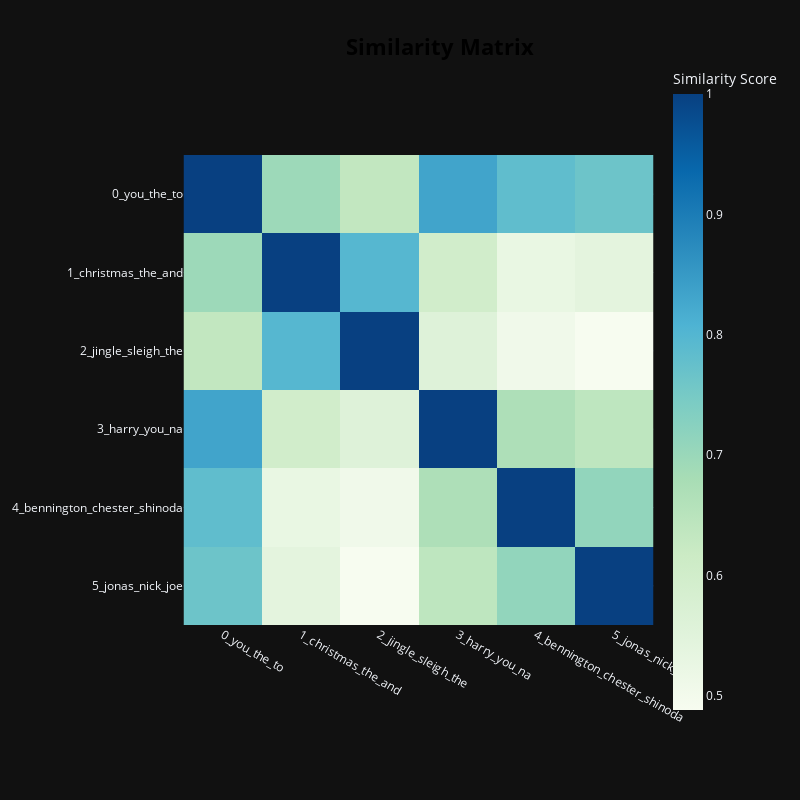

Source (notebook cell):
### Code cell
topic_model.visualize_heatmap()

### Figure 1 — Plotly figure (JSON) as saved in the notebook; plotly's stock layout.template omitted (floating-point values rounded to 4 significant figures)
{"data": [{"coloraxis": "coloraxis", "hovertemplate": "x: %{x}<br>y: %{y}<br>Similarity Score: %{z}<extra></extra>", "name": "0", "type": "heatmap", "x": ["0_you_the_to", "1_christmas_the_and", "2_jingle_sleigh_the", "3_harry_you_na", "4_bennington_chester_shinoda", "5_jonas_nick_joe"], "xaxis": "x", "y": ["0_you_the_to", "1_christmas_the_and", "2_jingle_sleigh_the", "3_harry_you_na", "4_bennington_chester_shinoda", "5_jonas_nick_joe"], "yaxis": "y", "z": [[1.0, 0.6958, 0.6347, 0.8321, 0.7829, 0.7646], [0.6958, 1, 0.7967, 0.5999, 0.5265, 0.5424], [0.6347, 0.7967, 1, 0.5581, 0.5073, 0.4882], [0.8321, 0.5999, 0.5581, 1.0, 0.6699, 0.6406], [0.7829, 0.5265, 0.5073, 0.6699, 1.0, 0.7118], [0.7646, 0.5424, 0.4882, 0.6406, 0.7118, 1]]}], "layout": {"coloraxis": {"colorbar": {"title": {"text": "Similarity Score"}}, "colorscale": [[0, "rgb(247,252,240)"], [0.125, "rgb(224,243,219)"], [0.25, "rgb(204,235,197)"], [0.375, "rgb(168,221,181)"], [0.5, "rgb(123,204,196)"], [0.625, "rgb(78,179,211)"], [0.75, "rgb(43,140,190)"], [0.875, "rgb(8,104,172)"], [1, "rgb(8,64,129)"]]}, "height": 800, "hoverlabel": {"bgcolor": "white", "font": {"family": "Rockwell", "size": 16}}, "legend": {"title": {"text": "Trend"}}, "margin": {"t": 60}, "showlegend": true, "title": {"font": {"color": "Black", "size": 22}, "text": "<b>Similarity Matrix</b>", "x": 0.55, "xanchor": "center", "y": 0.95, "yanchor": "top"}, "width": 800, "xaxis": {"anchor": "y", "constrain": "domain", "domain": [0, 1], "scaleanchor": "y"}, "yaxis": {"anchor": "x", "autorange": "reversed", "constrain": "domain", "domain": [0, 1]}}}
